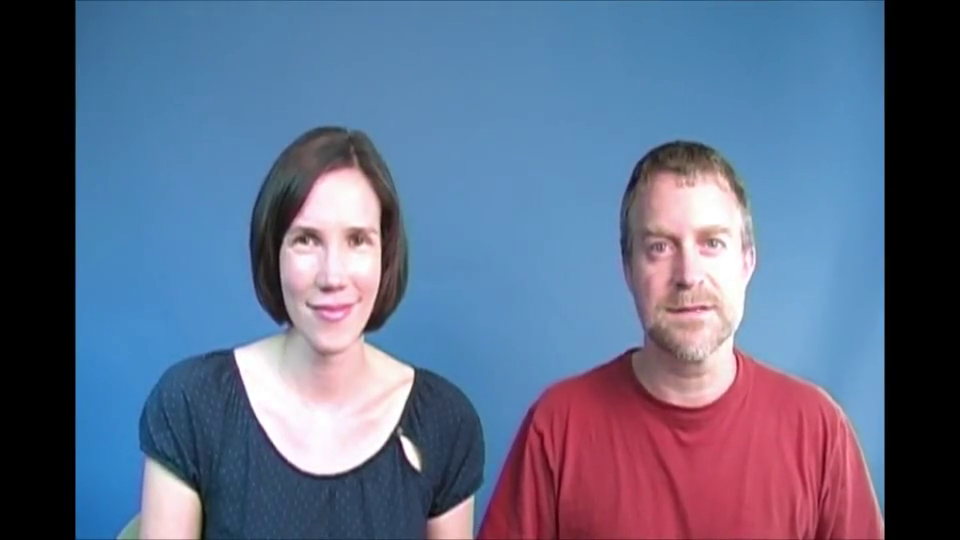
#> input picture frame 105 of resources/Welcome.mp4, 960 x 540 px
$ python 07-Chapter_7.py
#> lines starting #> are read from the running program, lines starting #| are printed output that depends on the picture; after the words box and inside, x2 and y2 are one past the last pixel; in counts of white or black regions, pixels touching at a corner belong together
# -------------- Converting Video to gray or Black & White -----------


# Import Libraries

import cv2 as cv
import numpy as mp

# Loading image from Resource Location

video_capture = cv.VideoCapture("resources\Welcome.mp4")


while(True):
    (ret, frame) = video_capture.read()
#> frame is the input picture: shape (540, 960, 3); mean B, G, R 136.8, 108.1, 95.1
    grayframe = cv.cvtColor(frame, cv.COLOR_BGR2GRAY)
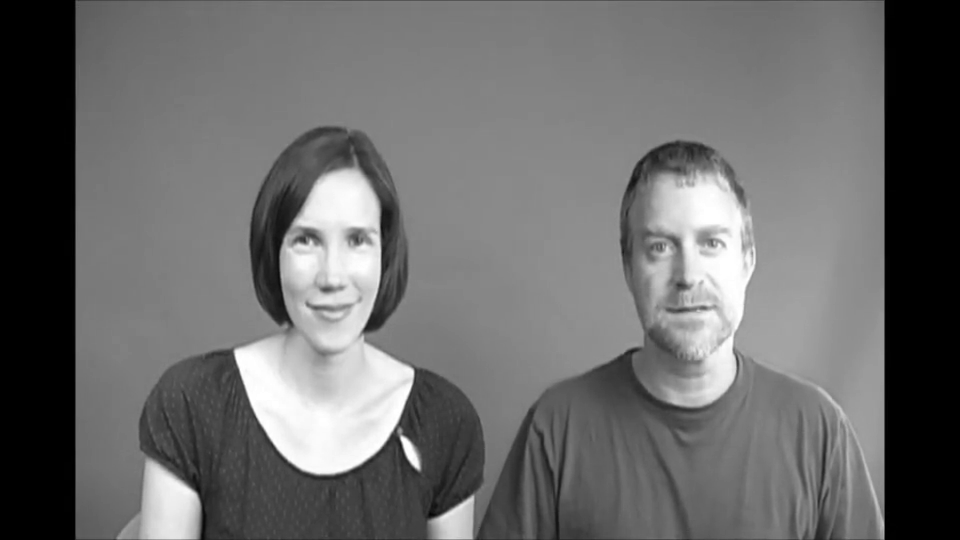
#> grayframe: shape (540, 960); min 0, max 255, mean 107.4

#  ---- To show in Player

    if ret == True:
        cv.imshow("Video",grayframe)
        if cv.waitKey(1) & 0xFF == ord('q'):
#> (key q is pressed here)
            break
    else:
        break


video_capture.release()
cv.destroyAllWindows()


# Delay

cv.waitKey(0)
cv.destroyAllWindows()


# -------------- # Code for converting into Black & White -----------


# Import Libraries

import cv2 as cv
import numpy as mp

# Loading image from Resource Location

video_capture = cv.VideoCapture("resources\Welcome.mp4")


while(True):
    (ret, frame) = video_capture.read()
    grayframe = cv.cvtColor(frame, cv.COLOR_BGR2GRAY)

    # Code for converting into Black & White
    (thesh, black_white) = cv.threshold(grayframe, 127, 255, cv.THRESH_BINARY)
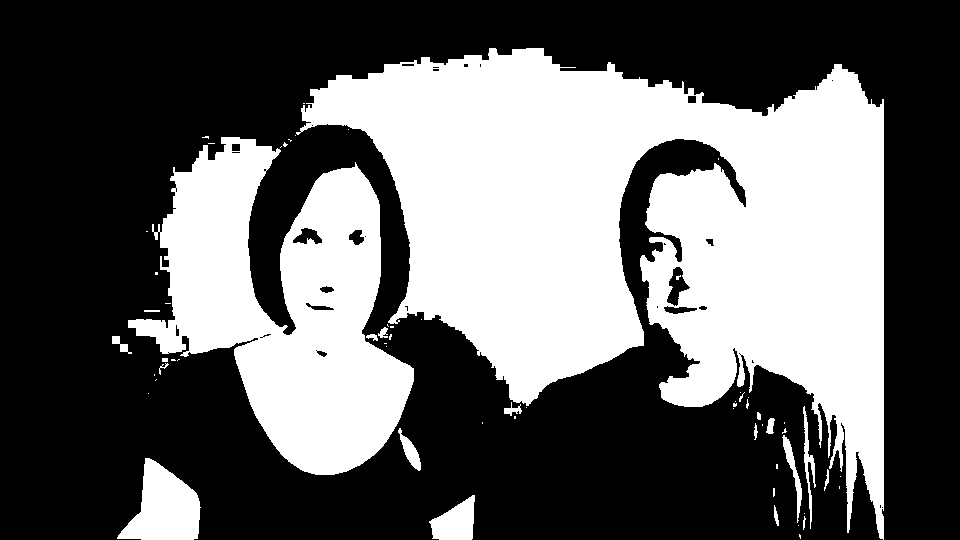
#> black_white: shape (540, 960); 39% white; 64 white regions (44 under 20 px), largest, box (x1, y1, x2, y2) and area: (296, 48, 884, 540) 144511, (128, 137, 414, 475) 50073, (117, 458, 201, 540) 4178

    if ret == True:
        cv.imshow("Video",black_white)
        if cv.waitKey(1) & 0xFF == ord('q'):
#> (key q is pressed here)
            break
    else:
        break


video_capture.release()
cv.destroyAllWindows()


# Show Image

# cv.imshow("Color Tasveer Original", img)
# cv.imshow("gray",gray)


# Delay

cv.waitKey(0)
cv.destroyAllWindows()

$ run again, starting later in the video
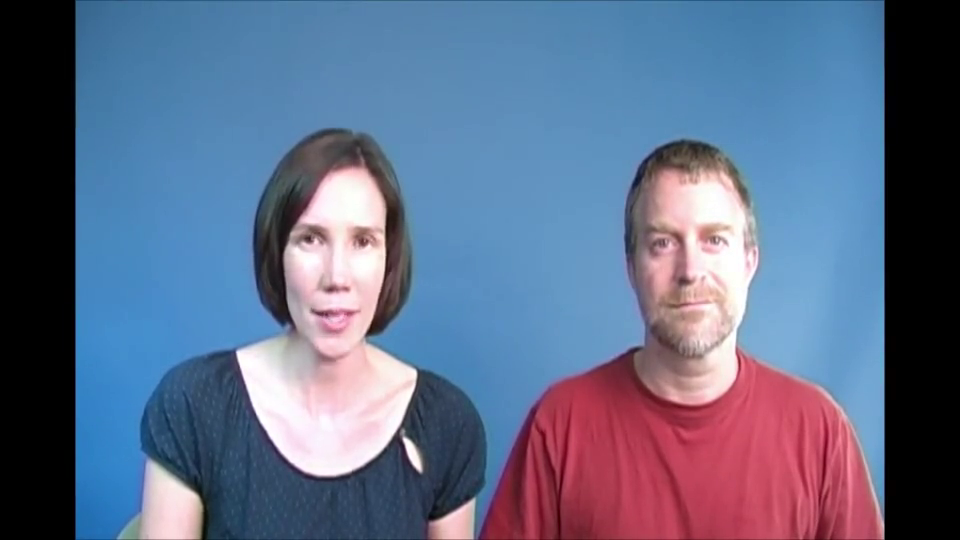
#> input picture frame 475 of resources/Welcome.mp4, 960 x 540 px
#> frame is the input picture: shape (540, 960, 3); mean B, G, R 136.7, 108.2, 95.1
#> `grayframe = cv.cvtColor(frame, cv.COLOR_BGR2GRAY)`:
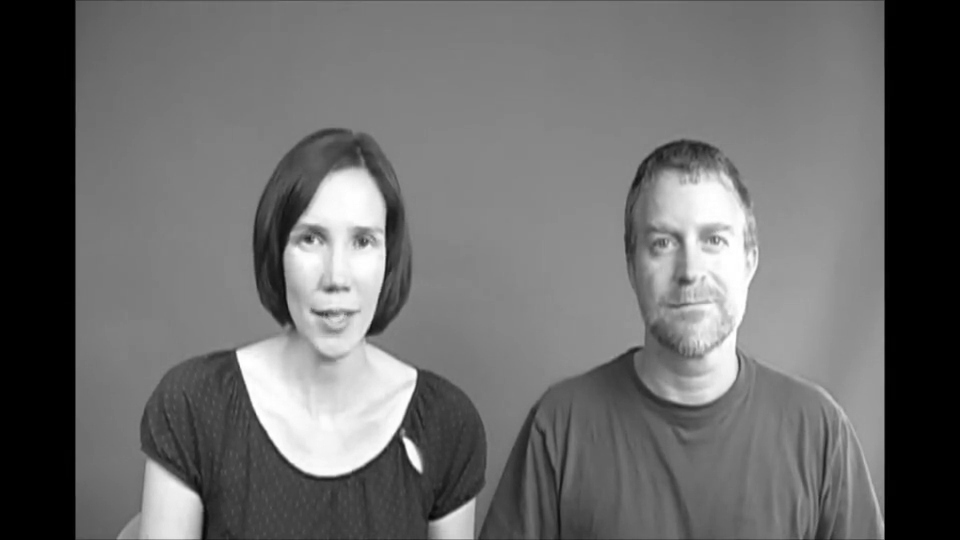
#> grayframe: shape (540, 960); min 0, max 255, mean 107.4
#> `(thesh, black_white) = cv.threshold(grayframe, 127, 255, cv.THRESH_BIN..`:
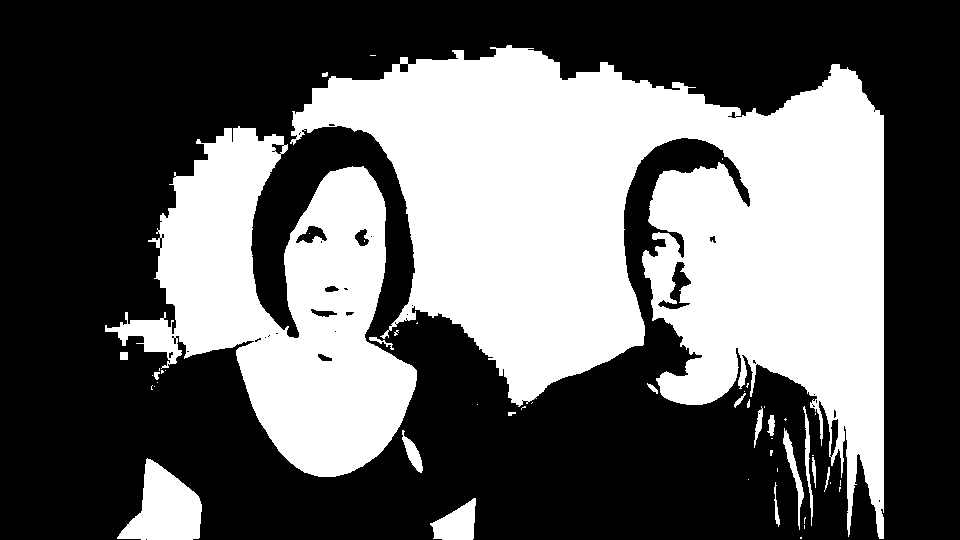
#> black_white: shape (540, 960); 39.3% white; 52 white regions (32 under 20 px), largest, box (x1, y1, x2, y2) and area: (290, 45, 884, 539) 143431, (105, 126, 417, 477) 52863, (117, 458, 202, 540) 4133

$ run again, starting later in the video
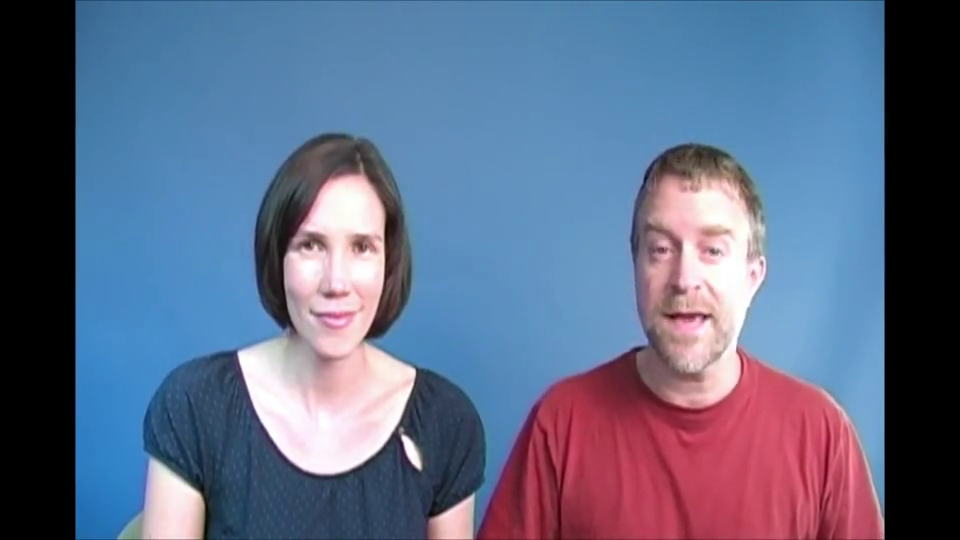
#> input picture frame 844 of resources/Welcome.mp4, 960 x 540 px
#> frame is the input picture: shape (540, 960, 3); mean B, G, R 136.2, 107.7, 95.2
#> `grayframe = cv.cvtColor(frame, cv.COLOR_BGR2GRAY)`:
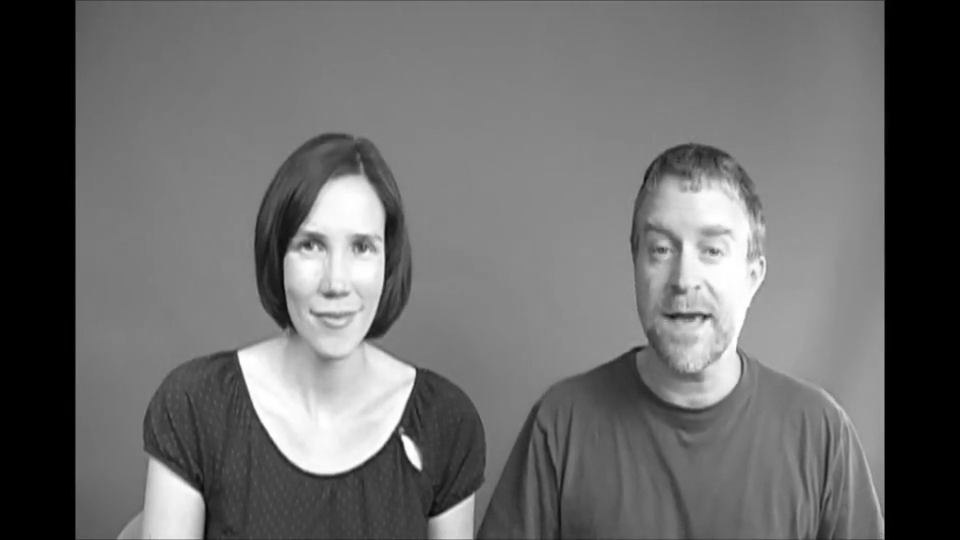
#> grayframe: shape (540, 960); min 0, max 255, mean 107.1
#> `(thesh, black_white) = cv.threshold(grayframe, 127, 255, cv.THRESH_BIN..`:
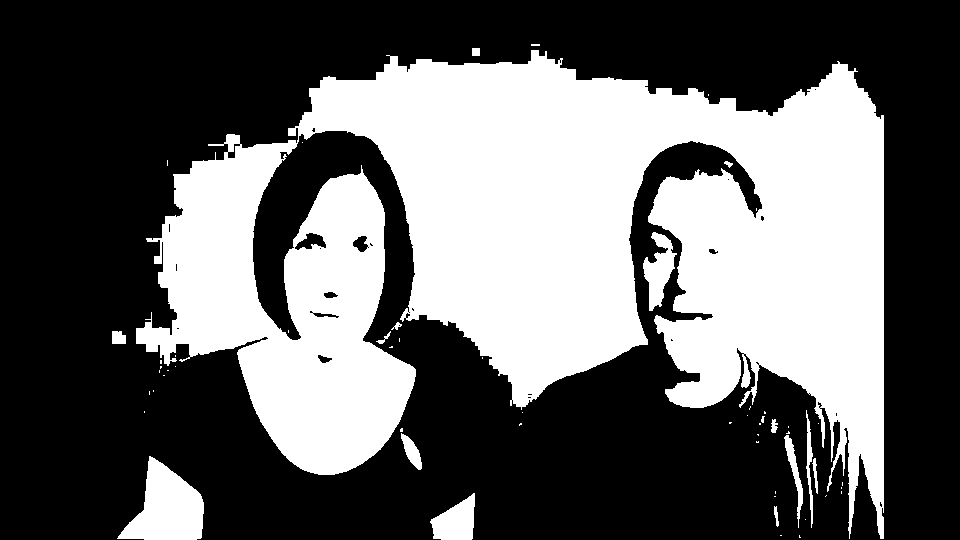
#> black_white: shape (540, 960); 38.8% white; 57 white regions (42 under 20 px), largest, box (x1, y1, x2, y2) and area: (136, 50, 884, 539) 192405, (117, 456, 204, 540) 4277, (430, 493, 475, 540) 1383
